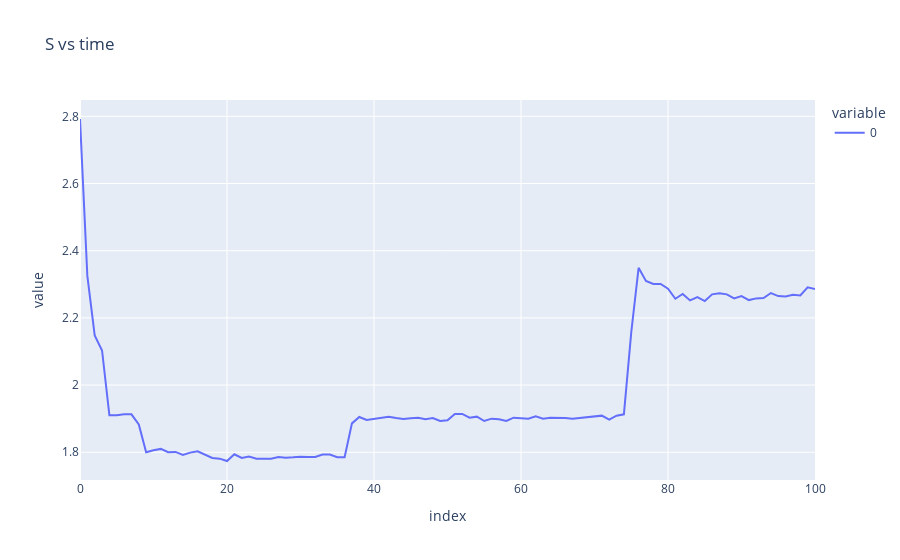

Here is the notebook cell this chart was saved with:
### Code cell
import plotly.express as px

fig = px.line(pd.DataFrame(time.median()), title='S vs time')
fig.show()

### Figure 1 — Plotly figure (JSON) as saved in the notebook; plotly's stock layout.template omitted (floating-point values rounded to 4 significant figures)
{"data": [{"hovertemplate": "variable=0<br>index=%{x}<br>value=%{y}<extra></extra>", "legendgroup": "0", "line": {"color": "#636efa", "dash": "solid"}, "marker": {"symbol": "circle"}, "mode": "lines", "name": "0", "orientation": "v", "showlegend": true, "type": "scatter", "x": [0, 1, 2, 3, 4, 5, 6, 7, 8, 9, 10, 11, 12, 13, 14, 15, 16, 17, 18, 19, 20, 21, 22, 23, 24, 25, 26, 27, 28, 29, 30, 31, 32, 33, 34, 35, 36, 37, 38, 39, 40, 41, 42, 43, 44, 45, 46, 47, 48, 49, 50, 51, 52, 53, 54, 55, 56, 57, 58, 59, 60, 61, 62, 63, 64, 65, 66, 67, 68, 69, 70, 71, 72, 73, 74, 75, 76, 77, 78, 79, 80, 81, 82, 83, 84, 85, 86, 87, 88, 89, 90, 91, 92, 93, 94, 95, 96, 97, 98, 99, 100], "xaxis": "x", "y": [2.792, 2.325, 2.148, 2.103, 1.91, 1.91, 1.913, 1.913, 1.883, 1.8, 1.806, 1.81, 1.8, 1.801, 1.792, 1.799, 1.803, 1.793, 1.783, 1.781, 1.774, 1.794, 1.783, 1.787, 1.781, 1.781, 1.781, 1.786, 1.784, 1.785, 1.787, 1.786, 1.786, 1.793, 1.793, 1.785, 1.785, 1.886, 1.905, 1.896, 1.9, 1.904, 1.906, 1.902, 1.899, 1.901, 1.903, 1.898, 1.902, 1.893, 1.895, 1.914, 1.914, 1.903, 1.906, 1.893, 1.9, 1.898, 1.893, 1.903, 1.902, 1.9, 1.907, 1.9, 1.903, 1.903, 1.902, 1.9, 1.902, 1.904, 1.906, 1.909, 1.897, 1.909, 1.913, 2.157, 2.349, 2.31, 2.301, 2.301, 2.287, 2.257, 2.271, 2.252, 2.262, 2.25, 2.27, 2.273, 2.27, 2.258, 2.265, 2.253, 2.258, 2.259, 2.274, 2.265, 2.264, 2.269, 2.267, 2.291, 2.286], "yaxis": "y"}], "layout": {"legend": {"title": {"text": "variable"}, "tracegroupgap": 0}, "title": {"text": "S vs time"}, "xaxis": {"anchor": "y", "domain": [0, 1], "title": {"text": "index"}}, "yaxis": {"anchor": "x", "domain": [0, 1], "title": {"text": "value"}}}}
